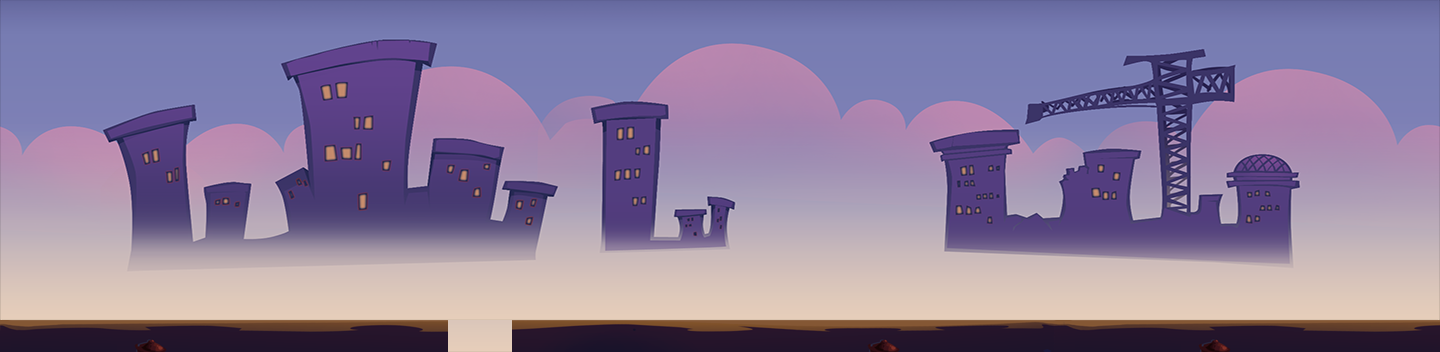

A 2D game scene composited from a Tiled map and its tileset images. What follows is a short description and the map's XML, with each tile layer's data collapsed to a summary:
An orthogonal 45x11 tile map with 32x32 px tiles, 1 tile layer (块层 1) and 18 objects.

<map version="1.0" orientation="orthogonal" width="45" height="11" tilewidth="32" tileheight="32">
 <tileset firstgid="1" name="map1" tilewidth="32" tileheight="32">
  <image source="map1.png" width="1440" height="379" />
 </tileset>
 <layer name="块层 1" width="45" height="11" opacity="0.94">
  <data>[495 cells, 495 non-empty, 493 distinct tile ids]</data>
 </layer>
 <objectgroup name="boxs" width="45" height="11">
  <object x="128" y="320" />
  <object x="1062" y="320" />
  <object x="190" y="278" />
  <object x="552" y="280" />
  <object x="1104" y="320" />
  <object x="1146" y="320" />
  <object x="1185" y="320" />
  <object x="1021" y="320" />
  <object x="1122" y="245" />
 </objectgroup>
 <objectgroup name="floors" width="45" height="11">
  <object x="0" y="320" width="448" height="32" />
  <object x="512" y="320" width="928" height="32" />
 </objectgroup>
 <objectgroup name="coins" width="45" height="11">
  <object x="225" y="224" />
  <object x="255" y="201" />
  <object x="553" y="302" />
  <object x="1154" y="221" />
  <object x="1180" y="195" />
  <object x="1119" y="285" />
 </objectgroup>
 <objectgroup name="battery" width="45" height="11">
  <object x="960" y="325" />
 </objectgroup>
</map>
